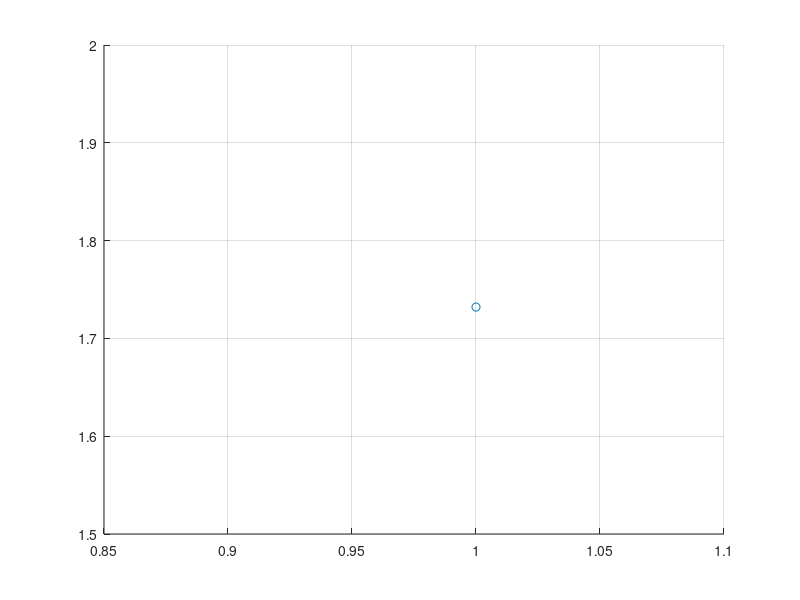

Source code (MATLAB): (Note: this script raises an error after producing the figure.)
%% Calculation
clear; clc;

% Test data
r = 2;
theta = deg2rad(30);
L = 3;

% Map to Cartesian
s = [r .* sin(theta), r .* cos(theta)];

% First mic at (0, 0), second mic array at (L, 0)
sPrime = [s(1) - L, s(2)];

rPrime = norm(sPrime);
thPrime = atan2(sPrime(1), sPrime(2));

% Constants
l = 0.3;                % distance between microphones
ss = 300;               % speed of sound (m/s)
err = linspace(-0.00002.*ss, 0.00002.*ss, 10);  % up to 0.02 ms error
res = zeros(length(err).*length(err), 2);

figure; hold on;
scatter(s(1), s(2));
grid on;

cnt = 1;
for i=1:length(err)
    for j=1:length(err)
    [f1, f2] = calcRelativeDelay(r, theta, l);
    [f3, f4] = calcRelativeDelay(rPrime, thPrime, l);

    th1 = calcTheta(f1 + err(i), f2 + err(i), l);
    th2 = calcTheta(f3 + err(j), f4 + err(j), l);

    % NB: Fix calcPOI to work with col or row vectors
    v1 = [sin(deg2rad(th1)), cos(deg2rad(th1))]';
    v2 = [sin(deg2rad(th2)), cos(deg2rad(th2))]';
    p1 = [0, 0]';
    p2 = [L, 0]';

    res(cnt, :) = calcPOI(p1, p2, v1, v2);
    cnt = cnt + 1;
    end
end

scatter(res(:, 1), res(:, 2));
scatter(0, 0, 'filled');
scatter(L, 0, 'filled');